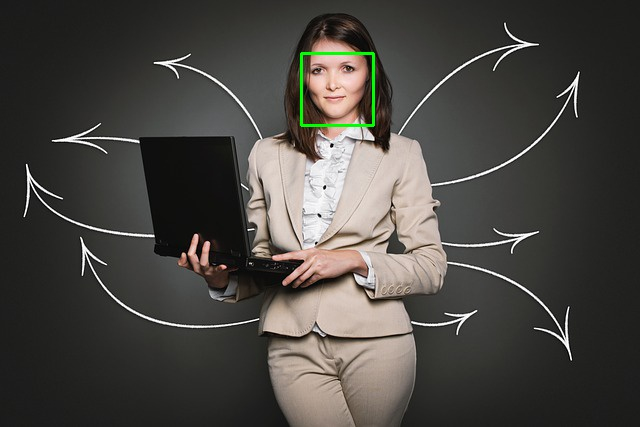
#> input picture Easy_Image/tests/analytics-2697949_640.jpg, 640 x 427 px
$ python -i colordescriptor.py   (imports and definitions only)
#> lines starting #> are read from the running program, lines starting #| are printed output that depends on the picture; after the words box and inside, x2 and y2 are one past the last pixel; in counts of white or black regions, pixels touching at a corner belong together
#> further down, picture is the input picture: shape (427, 640, 3); mean B, G, R 66, 70.5, 73.1
# Code taken from https://www.pyimagesearch.com/2014/12/01/complete-guide-building-image-search-engine-python-opencv/
# Credit goes to Adrian Rosebrock of pyimagesearch.com

# import the necessary packages
import numpy as np
import csv
import cv2

class ColorDescriptor:
	def __init__(self, bins = (8,2,3)):
		# store the number of bins for the 3D histogram
		self.bins = bins

	def describe(self, image):
		# convert the image to the HSV color space and initialize
		# the features used to quantify the image
		image = cv2.cvtColor(image, cv2.COLOR_BGR2HSV)
#> image: shape (427, 640, 3); mean H, S, V 29.5, 23.5, 74.1
		features = []

		# grab the dimensions and compute the center of the image
		(h, w) = image.shape[:2]
#> h = 427; w = 640
		(cX, cY) = (int(w * 0.5), int(h * 0.5))
#> cX = 320; cY = 213

		# divide the image into four rectangles/segments (top-left,
		# top-right, bottom-right, bottom-left)
		segments = [(0, cX, 0, cY), (cX, w, 0, cY), (cX, w, cY, h),
			(0, cX, cY, h)]

		# construct an elliptical mask representing the center of the
		# image
		(axesX, axesY) = (int(w * 0.75 / 2), int(h * 0.75 / 2) )
#> axesX = 240; axesY = 160
		ellipMask = np.zeros(image.shape[:2], dtype = "uint8")
		cv2.ellipse(ellipMask, (cX, cY), (axesX, axesY), 0, 0, 360, 255, -1)
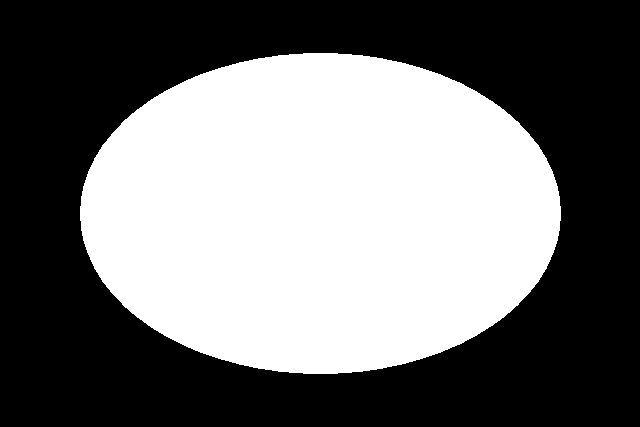
#> ellipMask: shape (427, 640); 44.3% white; 1 white region, box (x1, y1, x2, y2) and area: (80, 53, 561, 374) 121133

		# loop over the segments
		for (startX, endX, startY, endY) in segments:
			# construct a mask for each corner of the image, subtracting
			# the elliptical center from it
			cornerMask = np.zeros(image.shape[:2], dtype = "uint8")
			cv2.rectangle(cornerMask, (startX, startY), (endX, endY), 255, -1)
			cornerMask = cv2.subtract(cornerMask, ellipMask)

			# extract a color histogram from the image, then update the
			# feature vector
			hist = self.histogram(image, cornerMask)
			features.extend(hist)
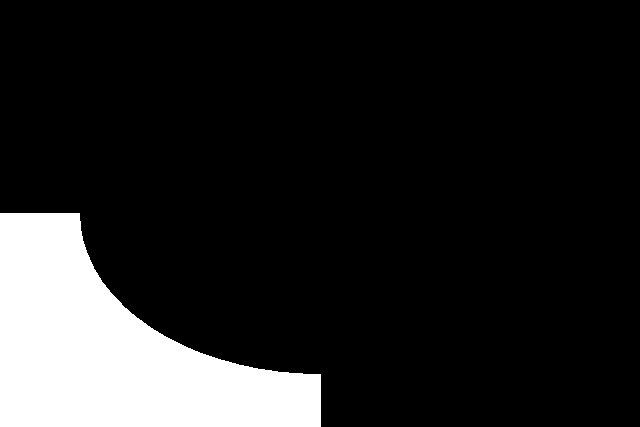
#> cornerMask: shape (427, 640); 14% white; 1 white region, box (x1, y1, x2, y2) and area: (0, 213, 321, 427) 38210
#> after the loop, features = 192 values, max 0.996 at index 54, min 0 at index 5, mean 0.0248

		# extract a color histogram from the elliptical region and
		# update the feature vector
		hist = self.histogram(image, ellipMask)
#> hist = 48 values, max 0.731 at index 6, min 0 at index 11, mean 0.0478
		features.extend(hist)

		# return the feature vector
		return features

	def histogram(self, image, mask):
		# extract a 3D color histogram from the masked region of the
		# image, using the supplied number of bins per channel; then
		# normalize the histogram
		hist = cv2.calcHist([image], [0, 1, 2], mask, self.bins,
			[0, 180, 0, 256, 0, 256])
		hist = cv2.normalize(hist, hist).flatten()

		# return the histogram
		return hist

class Searcher:
	def __init__(self, indexPath):
		# store our index path
		self.indexPath = indexPath

	# [41 lines left out: functions search, chi2_distance, not called in this run]

>>> import cv2
>>> picture = cv2.imread('tests/analytics-2697949_640.jpg')
>>> result = ColorDescriptor().describe(picture)
#> result = 240 values, max 0.996 at index 54, min 0 at index 5, mean 0.0294
